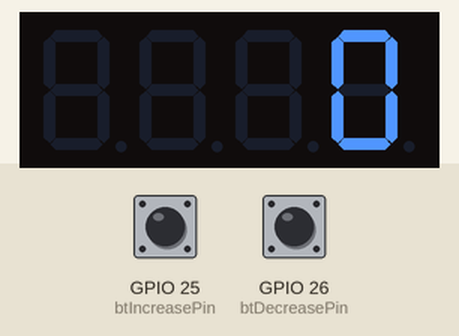
The program below on a simulated ESP32. On the bench: 4-digit seven-segment display. The test bench sets the inputs (shaded band); at power-on: GPIO 25 (btIncreasePin) HIGH, GPIO 26 (btDecreasePin) HIGH.

Above: at 3.2 s.
3.3 s: GPIO 25 (btIncreasePin) pulled LOW for 1 s
At 4.6 s:
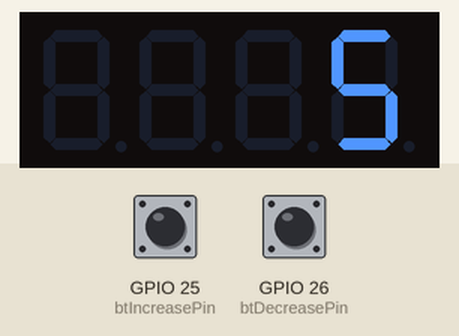
5.8 s: GPIO 26 (btDecreasePin) pulled LOW for 3.2 s
At 9.7 s:
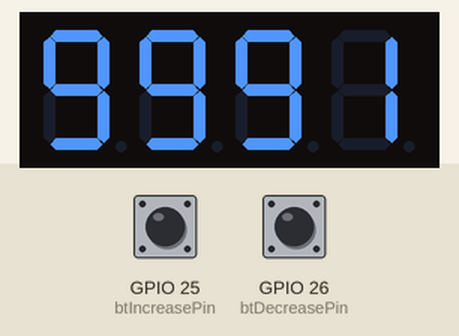
10.5 s: GPIO 26 (btDecreasePin) pulled LOW for 0.25 s
At 11.1 s:
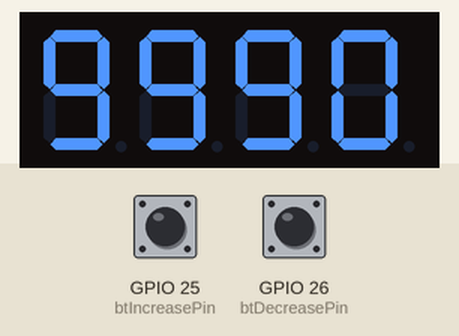
Timing chart, 0 to 13.5 s (numbered marks = the images above; inputs shaded):
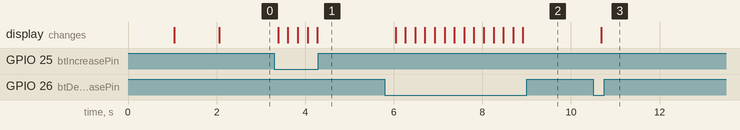

The program:

main.cpp
```cpp
#include <Arduino.h>
#include <TM1637Display.h>

#define CLK 19
#define DIO 18
#define btIncreasePin 25
#define btDecreasePin 26

int value = 0;
int btCounter = 0;
int btIncreaseState = 0;
int btDecreaseState = 0;
TM1637Display display(CLK, DIO);

const uint8_t allOn[] = {0xff, 0xff, 0xff, 0xff};
const uint8_t allOff[] = {0x00, 0x00, 0x00, 0x00};

void setup()
{
  // put your setup code here, to run once:
  pinMode(btIncreasePin, INPUT_PULLUP);
  pinMode(btDecreasePin, INPUT_PULLUP);
  display.setBrightness(7);
  display.setSegments(allOn);
  delay(1000);
  display.setSegments(allOff);
  delay(1000);
}

void loop()
{
  // put your main code here, to run repeatedly:
  btDecreaseState = digitalRead(btDecreasePin);
  btIncreaseState = digitalRead(btIncreasePin);

  if (btIncreaseState == LOW)
  {
    /* code */
    if (value == 9999)
    {
      value = 0;
    }
    else
    {
      value++;
    }
  }

  if (btDecreaseState == LOW)
  {
    /* code */
    if (value == 0)
    {
      value = 9999;
    }
    else
    {
      value--;
    }
  }

  if (btDecreaseState == LOW && btIncreaseState == LOW)
  {
    value = 0;
  }

  display.showNumberDec(value);
  delay(200);
}
```

Measured:
- after the input at 3.3 s, the display: first changes after 0.09 s (image 1 shows a later state)
- after the input at 5.8 s, the display: first changes after 0.24 s (image 2 shows a later state)
- after the input at 10.5 s, the display: changes after 0.18 s (image 3)
